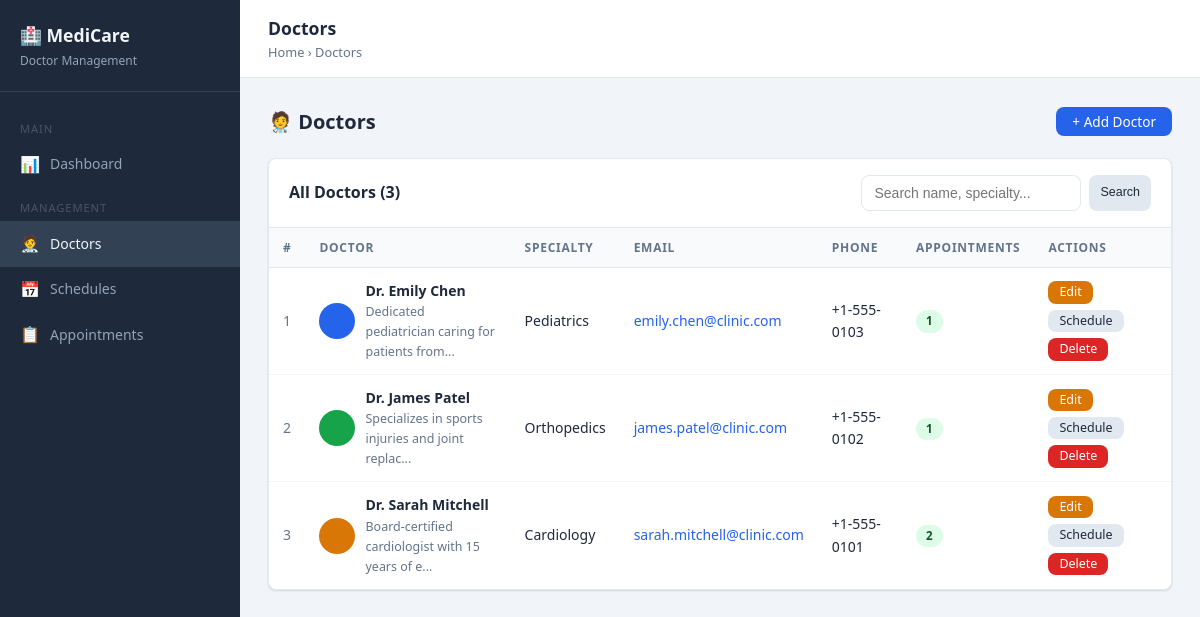
Page /doctors/index.php on the committed database.
### tables this page shows
CREATE TABLE IF NOT EXISTS doctors (
    id INT AUTO_INCREMENT PRIMARY KEY,
    name VARCHAR(150) NOT NULL,
    specialty VARCHAR(100) NOT NULL,
    email VARCHAR(150) UNIQUE NOT NULL,
    phone VARCHAR(20) NOT NULL,
    bio TEXT,
    created_at TIMESTAMP DEFAULT CURRENT_TIMESTAMP,
    updated_at TIMESTAMP DEFAULT CURRENT_TIMESTAMP ON UPDATE CURRENT_TIMESTAMP
);

### src/doctors/index.php (the view, shortened to what this page needs)
<?php
$db = getDB();
$search = trim($_GET['search'] ?? '');
if ($search !== '') {
    $stmt = $db->prepare("
        SELECT d.*, COUNT(a.id) AS appt_count
        FROM doctors d
        LEFT JOIN appointments a ON a.doctor_id = d.id
        WHERE d.name LIKE ? OR d.specialty LIKE ? OR d.email LIKE ?
        GROUP BY d.id ORDER BY d.name
    ");
    $like = '%' . $search . '%';
    $stmt->execute([$like, $like, $like]);
} else {
    $stmt = $db->query("
        SELECT d.*, COUNT(a.id) AS appt_count
        FROM doctors d
        LEFT JOIN appointments a ON a.doctor_id = d.id
        GROUP BY d.id ORDER BY d.name
    ");
}
$doctors = $stmt->fetchAll();
$avatarColors = ['#2563eb','#16a34a','#d97706','#0891b2','#7c3aed','#db2777'];
include __DIR__ . '/../includes/header.php';
?>
<div class="page-header">
  <h2>&#x1F9D1;&#x200D;&#x2695;&#xFE0F; Doctors</h2>
  <a href="/doctors/create.php" class="btn btn-primary">+ Add Doctor</a>
</div>
<div class="card">
  <div class="card-header">
    <h3>All Doctors (<?= count($doctors) ?>)</h3>
    <form method="GET" style="display:flex;gap:8px">
      <input type="search" name="search" value="<?= htmlspecialchars($search) ?>" placeholder="Search name, specialty..." style="width:220px">
      <button class="btn btn-secondary btn-sm">Search</button>
    </form>
  </div>
  <div class="table-wrapper">
    <?php if ($doctors): ?>
    <table>
      <thead>
        <tr>
          <th>#</th>
          <th>Doctor</th>
          <th>Specialty</th>
          <th>Email</th>
          <th>Phone</th>
          <th>Appointments</th>
          <th>Actions</th>
        </tr>
      </thead>
      <tbody>
      <?php foreach ($doctors as $i => $doc): ?>
        <tr>
          <td style="color:var(--text-muted)"><?= $i + 1 ?></td>
          <td>
            <div style="display:flex;align-items:center;gap:10px">
              <div class="avatar" style="background:<?= $avatarColors[$i % count($avatarColors)] ?>">
              </div>
              <div class="doctor-meta">
                <span><?= htmlspecialchars($doc['name']) ?></span>
                <?php if ($doc['bio']): ?>
                  <small><?= htmlspecialchars(mb_strimwidth($doc['bio'], 0, 50, '...')) ?></small>
                <?php endif; ?>
              </div>
            </div>
          </td>
          <td><?= htmlspecialchars($doc['specialty']) ?></td>
          <td><a href="mailto:<?= htmlspecialchars($doc['email']) ?>"><?= htmlspecialchars($doc['email']) ?></a></td>
          <td><?= htmlspecialchars($doc['phone']) ?></td>
          <td><span class="badge badge-confirmed"><?= $doc['appt_count'] ?></span></td>
          <td>
            <div class="btn-group">
              <a href="/doctors/edit.php?id=<?= $doc['id'] ?>" class="btn btn-warning btn-sm">Edit</a>
              <a href="/schedules/?doctor_id=<?= $doc['id'] ?>" class="btn btn-secondary btn-sm">Schedule</a>
              <a href="/doctors/delete.php?id=<?= $doc['id'] ?>"
                 class="btn btn-danger btn-sm"
                 onclick="return confirm('Delete <?= htmlspecialchars(addslashes($doc['name'])) ?>? This will also remove their schedules and appointments.')">Delete</a>
            </div>
          </td>
        </tr>
      <?php endforeach; ?>
      </tbody>
    </table>
    <?php endif; ?>
  </div>
</div>
<?php include __DIR__ . '/../includes/footer.php'; ?>

### src/css/style.css (style rules this page uses)
*, *::before, *::after { box-sizing: border-box; margin: 0; padding: 0; }
:root { --primary: #2563eb; --primary-dk: #1d4ed8; --secondary: #64748b; --success: #16a34a; --warning: #d97706; --danger: #dc2626; --info: #0891b2; --bg: #f1f5f9; --surface: #ffffff; --border: #e2e8f0; --text: #1e293b; --text-muted: #64748b; --radius: 8px; --shadow: 0 1px 3px rgba(0,0,0,.08), 0 1px 2px rgba(0,0,0,.06); --shadow-md: 0 4px 6px rgba(0,0,0,.07), 0 2px 4px rgba(0,0,0,.06); }
body { font-family: 'Segoe UI', system-ui, -apple-system, sans-serif; background: var(--bg); color: var(--text); font-size: 15px; line-height: 1.6; }
a { color: var(--primary); text-decoration: none; }
.card { background: var(--surface); border: 1px solid var(--border); border-radius: var(--radius); box-shadow: var(--shadow); }
.card-header { padding: 16px 20px; border-bottom: 1px solid var(--border); display: flex; align-items: center; justify-content: space-between; gap: 12px; }
.card-header h3 { font-size: 1rem; font-weight: 600; }
.table-wrapper { overflow-x: auto; }
table { width: 100%; border-collapse: collapse; }
thead th { background: #f8fafc; padding: 10px 14px; text-align: left; font-size: .75rem; font-weight: 600; text-transform: uppercase; letter-spacing: .06em; color: var(--text-muted); border-bottom: 1px solid var(--border); }
tbody td { padding: 12px 14px; border-bottom: 1px solid #f1f5f9; font-size: .875rem; }
tbody tr:last-child td { border-bottom: none; }
.badge { display: inline-flex; align-items: center; padding: 2px 10px; border-radius: 99px; font-size: .72rem; font-weight: 600; text-transform: capitalize; }
.badge-confirmed { background: #dcfce7; color: #14532d; }
.btn { display: inline-flex; align-items: center; gap: 6px; padding: 8px 16px; border-radius: var(--radius); border: none; cursor: pointer; font-size: .85rem; font-weight: 500; line-height: 1; white-space: nowrap; transition: filter .15s, opacity .15s; text-decoration: none; }
.btn-primary { background: var(--primary); color: #fff; }
.btn-warning { background: var(--warning); color: #fff; }
.btn-danger { background: var(--danger); color: #fff; }
.btn-secondary { background: #e2e8f0; color: var(--text); }
.btn-sm { padding: 5px 11px; font-size: .78rem; }
.btn-group { display: flex; gap: 6px; flex-wrap: wrap; }
input, select, textarea { padding: 9px 12px; border: 1px solid var(--border); border-radius: var(--radius); font-size: .875rem; color: var(--text); background: var(--surface); transition: border-color .15s, box-shadow .15s; width: 100%; }
.avatar { width: 36px; height: 36px; border-radius: 50%; display: inline-flex; align-items: center; justify-content: center; font-weight: 700; font-size: .85rem; color: #fff; flex-shrink: 0; }
.page-header { display: flex; align-items: center; justify-content: space-between; margin-bottom: 20px; }
.page-header h2 { font-size: 1.25rem; font-weight: 700; }
.doctor-meta { display: flex; flex-direction: column; }
.doctor-meta span { font-weight: 600; }
.doctor-meta small { color: var(--text-muted); font-size: .78rem; }

### rows in the picture
doctors: name "Dr. Emily Chen", bio "Dedicated pediatrician caring for patients from...", specialty "Pediatrics", email "emily.chen@clinic.com", phone "+1-555-0103", appt_count "1"
doctors: name "Dr. James Patel", bio "Specializes in sports injuries and joint replac...", specialty "Orthopedics", email "james.patel@clinic.com", phone "+1-555-0102", appt_count "1"
doctors: name "Dr. Sarah Mitchell", bio "Board-certified cardiologist with 15 years of e...", specialty "Cardiology", email "sarah.mitchell@clinic.com", phone "+1-555-0101", appt_count "2"

### other values in the picture
$pageTitle "Doctors"
$label "Doctors"
count($doctors) "3"
